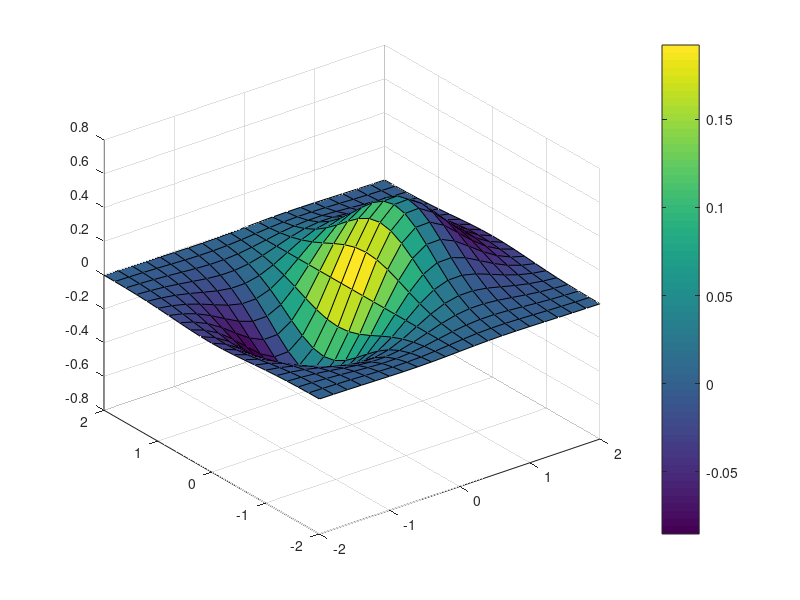

Here is the MATLAB script that generated this plot:
%Task-10
clc;
clear all;
close all;
[x,y]=meshgrid([-2:.2:2]);

z= x.*exp(-x.^2-y.^2);
figure

surf(x,y,z,gradient(z))

colorbar

